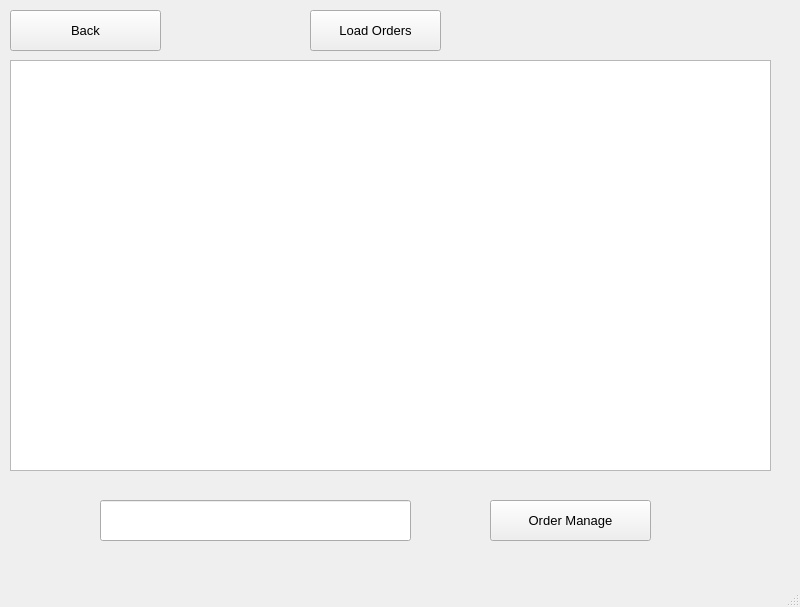
<?xml version="1.0" encoding="UTF-8"?>
<ui version="4.0">
 <class>MainWindow</class>
 <widget class="QMainWindow" name="MainWindow">
  <property name="geometry">
   <rect>
    <x>0</x>
    <y>0</y>
    <width>800</width>
    <height>607</height>
   </rect>
  </property>
  <property name="windowTitle">
   <string>MainWindow</string>
  </property>
  <widget class="QWidget" name="centralwidget">
   <widget class="QPushButton" name="pushButton_2">
    <property name="geometry">
     <rect>
      <x>10</x>
      <y>10</y>
      <width>151</width>
      <height>41</height>
     </rect>
    </property>
    <property name="font">
     <font>
      <pointsize>10</pointsize>
     </font>
    </property>
    <property name="text">
     <string>Back</string>
    </property>
   </widget>
   <widget class="QTableWidget" name="tableWidget">
    <property name="geometry">
     <rect>
      <x>10</x>
      <y>60</y>
      <width>761</width>
      <height>411</height>
     </rect>
    </property>
    <property name="font">
     <font>
      <weight>50</weight>
      <bold>false</bold>
     </font>
    </property>
   </widget>
   <widget class="QPushButton" name="pushButton_4">
    <property name="geometry">
     <rect>
      <x>310</x>
      <y>10</y>
      <width>131</width>
      <height>41</height>
     </rect>
    </property>
    <property name="font">
     <font>
      <pointsize>10</pointsize>
     </font>
    </property>
    <property name="text">
     <string>Load Orders</string>
    </property>
   </widget>
   <widget class="QLineEdit" name="lineEdit">
    <property name="geometry">
     <rect>
      <x>100</x>
      <y>500</y>
      <width>311</width>
      <height>41</height>
     </rect>
    </property>
    <property name="font">
     <font>
      <pointsize>10</pointsize>
     </font>
    </property>
    <property name="inputMethodHints">
     <set>Qt::ImhNone</set>
    </property>
   </widget>
   <widget class="QPushButton" name="pushButton_5">
    <property name="geometry">
     <rect>
      <x>490</x>
      <y>500</y>
      <width>161</width>
      <height>41</height>
     </rect>
    </property>
    <property name="font">
     <font>
      <pointsize>10</pointsize>
     </font>
    </property>
    <property name="text">
     <string>Order Manage</string>
    </property>
   </widget>
  </widget>
  <widget class="QMenuBar" name="menubar">
   <property name="geometry">
    <rect>
     <x>0</x>
     <y>0</y>
     <width>800</width>
     <height>26</height>
    </rect>
   </property>
  </widget>
  <widget class="QStatusBar" name="statusbar"/>
 </widget>
 <resources/>
 <connections/>
</ui>
